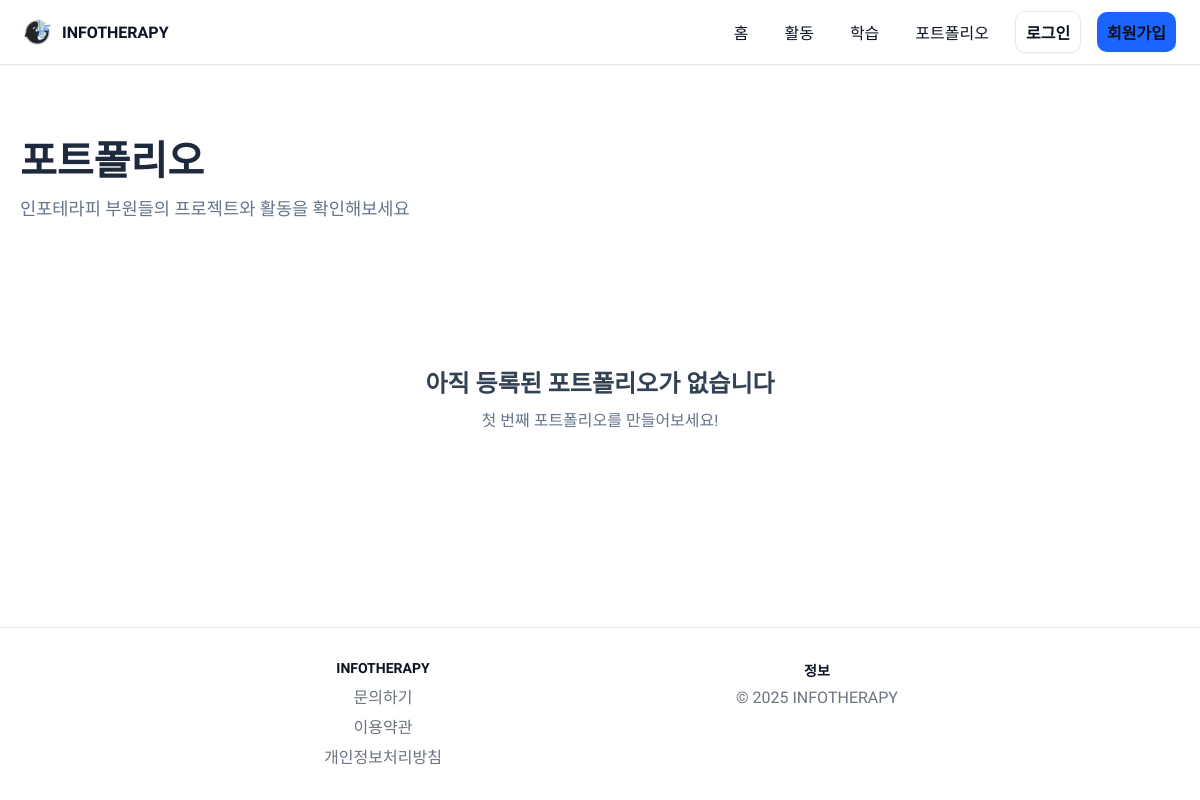
The app's page /portfolios, older data.
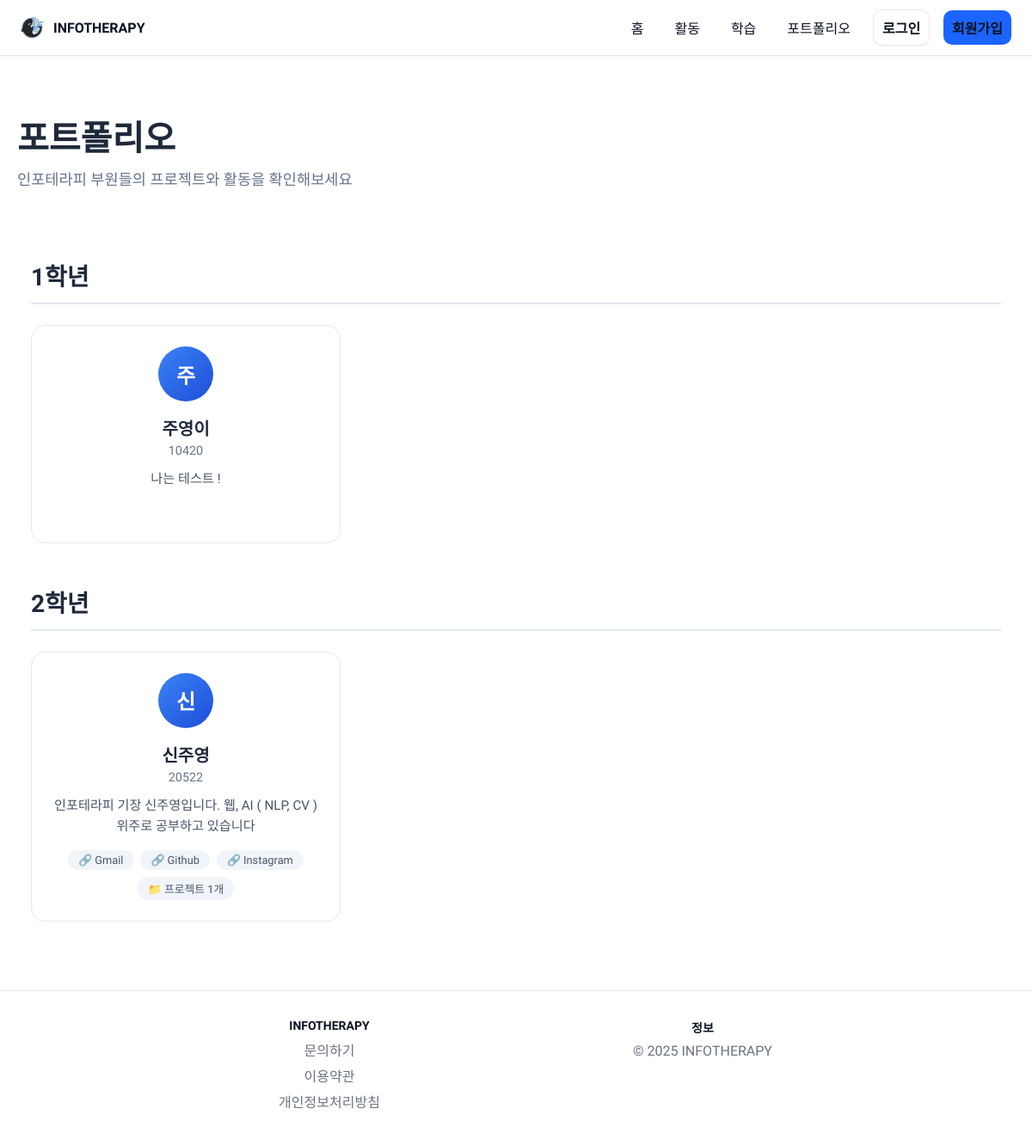
The same page, newer data.
### tables this page shows
CREATE TABLE portfolios (
              id INTEGER PRIMARY KEY AUTOINCREMENT,
              user_id INTEGER NOT NULL UNIQUE,
              github_url TEXT,
              discord_id TEXT,
              bio TEXT,
              projects TEXT DEFAULT '[]',
              created_at TEXT NOT NULL,
              updated_at TEXT NOT NULL, contacts TEXT DEFAULT '[]',
              FOREIGN KEY(user_id) REFERENCES users(id)
            );

CREATE TABLE users (
              id INTEGER PRIMARY KEY AUTOINCREMENT,
              name TEXT NOT NULL,
              student_id TEXT NOT NULL UNIQUE,
              email TEXT,
              password_hash TEXT NOT NULL,
              admin INTEGER DEFAULT 0
            , interests TEXT DEFAULT '[]');

### app.py (the view)
    @app.route("/portfolios")
    def portfolios():
        def get_grade(student_id):
            try:
                if student_id and len(str(student_id)) >= 1:
                    grade = int(str(student_id)[0])
                    if 1 <= grade <= 3:
                        return grade
            except Exception as e:
                pass
            return None
        with get_db() as cx:
            portfolios_data = cx.execute("""
                SELECT p.*, u.name, u.student_id
                FROM portfolios p
                JOIN users u ON p.user_id = u.id
                ORDER BY u.student_id ASC, u.name ASC
            """).fetchall()
        portfolios_by_grade = {}
        for portfolio in portfolios_data:
            contacts = []
            try:
                contacts_raw = portfolio['contacts'] if 'contacts' in portfolio.keys() else None
            except:
                contacts_raw = None
            if contacts_raw and str(contacts_raw).strip() and str(contacts_raw) != 'None':
                try:
                    contacts = json.loads(str(contacts_raw))
                    if not isinstance(contacts, list):
                        contacts = []
                except:
                    contacts = []
            portfolio_dict = dict(portfolio)
            portfolio_dict['contacts'] = contacts
            grade = get_grade(portfolio['student_id'])
            if not grade:
                grade = 0  # 기타/알 수 없음
            if grade not in portfolios_by_grade:
                portfolios_by_grade[grade] = []
            portfolios_by_grade[grade].append(portfolio_dict)
        return render_template("portfolios.html", portfolios_by_grade=portfolios_by_grade)

### templates/portfolios.html (shortened to what this page needs)
{% extends 'base.html' %}
{% block content %}
  <div class="portfolios-header">
    <div class="header-content">
      <div>
        <h1>포트폴리오</h1>
        <p>인포테라피 부원들의 프로젝트와 활동을 확인해보세요</p>
      </div>
    </div>
  </div>
  {% if portfolios_by_grade %}
    {% for grade in portfolios_by_grade.keys()|sort %}
      <div class="grade-section">
        <h2 class="grade-title">
          {% if grade == 0 %}
            기타
          {% else %}
            {{ grade }}학년
          {% endif %}
        </h2>
        <div class="portfolios-grid">
          {% for portfolio in portfolios_by_grade[grade] %}
            <a href="{{ url_for('portfolio_detail', user_id=portfolio.user_id) }}" class="portfolio-card">
              <div class="portfolio-avatar">
                {{ portfolio.name[:1] }}
              </div>
              <div class="portfolio-info">
                <h3>{{ portfolio.name }}</h3>
                <p class="portfolio-student-id">{{ portfolio.student_id }}</p>
                {% if portfolio.bio %}
                  <p class="portfolio-bio">{{ portfolio.bio[:100] }}{% if portfolio.bio|length > 100 %}...{% endif %}</p>
                {% else %}
                  <p class="portfolio-bio empty">자기소개가 없습니다</p>
                {% endif %}
                <div class="portfolio-links">
                  {% if portfolio.contacts and portfolio.contacts|length > 0 %}
                    {% for contact in portfolio.contacts[:3] %}
                      <span class="link-badge">🔗 {{ contact.type }}</span>
                    {% endfor %}
                  {% endif %}
                  {% set projects = portfolio.projects | from_json %}
                  {% if projects|length > 0 %}
                    <span class="link-badge">📁 프로젝트 {{ projects|length }}개</span>
                  {% endif %}
                </div>
              </div>
            </a>
          {% endfor %}
        </div>
      </div>
    {% endfor %}
  {% else %}
    <div class="empty-state">
      <h3>아직 등록된 포트폴리오가 없습니다</h3>
      <p>첫 번째 포트폴리오를 만들어보세요!</p>
    </div>
  {% endif %}
{% endblock %}

### templates/base.html (shortened to what this page needs)
<!doctype html>
<html lang="ko">
  <head>
    <link rel="stylesheet" href="{{ url_for('static', filename='css/main.css') }}">
  </head>
  <body>
    <header class="site-header">
      <div class="container header-inner">
        <a class="logo" href="{{ url_for('index') }}">
          <img class="logo-mark-img" src="{{ url_for('static', filename='images/icon.png') }}?v=20251011" alt="INFOTHERAPY">
          <span class="logo-text">INFOTHERAPY</span>
        </a>
        <nav class="nav">
          <a href="{{ url_for('index') }}">홈</a>
          <a href="{{ url_for('activities') }}">활동</a>
          <a href="{{ url_for('learn') }}">학습</a>
          <a href="{{ url_for('portfolios') }}">포트폴리오</a>
          {% if session.get('uid') %}
            <div class="profile-chip">
              <div class="avatar-mini">{{ (session.get('name') or 'U')[:1] }}</div>
              <span class="profile-name">{{ session.get('name') or '사용자' }}</span>
              {% if session.get('admin') %}<span class="badge" style="height:22px;">admin</span>{% endif %}
            </div>
            <a href="{{ url_for('logout') }}" class="btn btn-outline">로그아웃</a>
          {% else %}
            <a href="{{ url_for('login') }}" class="btn btn-outline">로그인</a>
            <a href="{{ url_for('signup') }}" class="btn btn-primary">회원가입</a>
          {% endif %}
        </nav>
      </div>
    </header>
    <main class="container">
      {% block content %}{% endblock %}
    </main>
    <footer class="site-footer">
      <div class="container footer-grid">
        <div class="footer-col">
          <h4>INFOTHERAPY</h4>
          <div class="footer-links">
            <a href="{{ url_for('contact') }}">문의하기</a>
            <a href="{{ url_for('terms') }}">이용약관</a>
            <a href="{{ url_for('privacy') }}">개인정보처리방침</a>
          </div>
        </div>
        <div class="footer-col">
          <h4>정보</h4>
          <div class="footer-links">
            <span>© 2025 INFOTHERAPY</span>
          </div>
        </div>
      </div>
    </footer>
  </body>
  </html>

### static/css/main.css (style rules this page uses)
:root { --bg: #ffffff; --text: #0b1221; --muted: #6b7280; --primary: #1b64ff; --primary-600: #1553d6; --surface: #f6f7fb; --border: #e5e7eb; }
* { box-sizing: border-box; }
html, body { height: 100%; }
body { margin: 0; font-family: "Pretendard", -apple-system, BlinkMacSystemFont, "Segoe UI", Roboto, Oxygen, Ubuntu, Cantarell, "Fira Sans", "Droid Sans", "Helvetica Neue", Arial, "Apple Color Emoji", "Segoe UI Emoji"; color: var(--text); background: var(--bg); -webkit-font-smoothing: antialiased; -moz-osx-font-smoothing: grayscale; overflow-x: hidden; }
html { scrollbar-width: none; }
body { display: flex; flex-direction: column; min-height: 100vh; }
.container { width: 100%; max-width: none; margin: 0 auto; padding: 0 24px; }
.site-header { position: sticky; top: 0; z-index: 10; background: rgba(255,255,255,0.86); backdrop-filter: blur(10px); border-bottom: 1px solid var(--border); box-shadow: 0 1px 0 rgba(17,24,39,0.04); }
.header-inner { display: flex; align-items: center; justify-content: space-between; height: 64px; }
.logo { display: inline-flex; align-items: center; gap: 10px; text-decoration: none; color: var(--text); font-weight: 600; }
.logo-mark-img { width: 28px; height: 28px; object-fit: contain; border-radius: 6px; }
.nav a { color: var(--text); text-decoration: none; padding: 8px 10px; border-radius: 10px; }
.btn { display: inline-flex; align-items: center; justify-content: center; gap: 8px; border-radius: 14px; padding: 12px 18px; font-weight: 600; text-decoration: none; cursor: pointer; transition: all .15s ease; box-shadow: 0 1px 0 rgba(17,24,39,0.04); }
.btn-primary { background: var(--primary); color: #fff; }
.btn-outline { border: 1px solid var(--border); color: var(--text); background: #fff; }
main.container { padding: 32px 20px; flex: 1; }
img, video { max-width: 100%; height: auto; display: block; }
.site-footer { border-top: 1px solid var(--border); padding: 32px 0; color: var(--muted); }
.footer-grid { display: grid; grid-template-columns: repeat( auto-fit, minmax(220px, 1fr) ); gap: 16px; max-width: 900px; margin: 0 auto; text-align: center; justify-items: center; }
.footer-col h4 { margin: 0 0 8px; font-size: 14px; color: var(--text); }
.footer-links { display: grid; gap: 6px; }
.footer-links a { color: var(--muted); text-decoration: none; }
.nav { display: flex; align-items: center; justify-content: flex-end; gap: 16px; width: 100%; }
@media (min-width: 769px) { .nav { justify-content: flex-end !important; margin-left: auto; } }

### templates/portfolios.html (style rules this page uses)
.portfolios-header { margin-bottom: 3rem; padding: 2rem 0; }
.header-content { display: flex; justify-content: space-between; align-items: center; max-width: 1200px; margin: 0 auto; }
.portfolios-header h1 { margin: 0 0 0.5rem 0; font-size: 2.5rem; font-weight: 700; color: #1e293b; }
.portfolios-header p { margin: 0; color: #64748b; font-size: 1.1rem; }
.grade-section { max-width: 1200px; margin: 0 auto 3rem auto; padding: 0 1rem; }
.grade-title { font-size: 1.75rem; font-weight: 700; color: #1e293b; margin: 0 0 1.5rem 0; padding-bottom: 0.75rem; border-bottom: 2px solid #e2e8f0; }
.portfolios-grid { display: grid; grid-template-columns: repeat(auto-fill, minmax(300px, 1fr)); gap: 1.5rem; max-width: 1200px; margin: 0 auto; }
.portfolio-card { background: white; border: 1px solid #e2e8f0; border-radius: 16px; padding: 1.5rem; text-decoration: none; color: inherit; transition: all 0.3s ease; display: flex; flex-direction: column; gap: 1rem; }
.portfolio-avatar { width: 64px; height: 64px; border-radius: 50%; background: linear-gradient(135deg, #3b82f6, #1d4ed8); color: white; display: flex; align-items: center; justify-content: center; font-size: 1.5rem; font-weight: 600; margin: 0 auto; }
.portfolio-info { text-align: center; }
.portfolio-info h3 { margin: 0 0 0.25rem 0; font-size: 1.25rem; font-weight: 600; color: #1e293b; }
.portfolio-student-id { margin: 0 0 0.75rem 0; color: #64748b; font-size: 0.9rem; }
.portfolio-bio { margin: 0 0 1rem 0; color: #475569; font-size: 0.95rem; line-height: 1.6; min-height: 3em; }
.portfolio-links { display: flex; gap: 0.5rem; flex-wrap: wrap; justify-content: center; }
.link-badge { background: #f1f5f9; color: #475569; padding: 0.25rem 0.75rem; border-radius: 999px; font-size: 0.8rem; font-weight: 500; }

Row changes from the older to the newer data that the page shows:
added portfolios: name "주", name "주영이", student_id "10420", bio "나는 테스트 !", shown under "1"
added portfolios: name "신", name "신주영", student_id "20522", bio "인포테라피 기장 신주영입니다. 웹, AI ( NLP, CV ) 위주로 공부하고 있습니다", type "Gmail" "Github" "Instagram", projects "1", shown under "2"
Text that changed along with them:
new list line: "1 학년"
new list line: "2 학년"
text no longer shown: "아직 등록된 포트폴리오가 없습니다 첫 번째 포트폴리오를 만들어보세요!"
